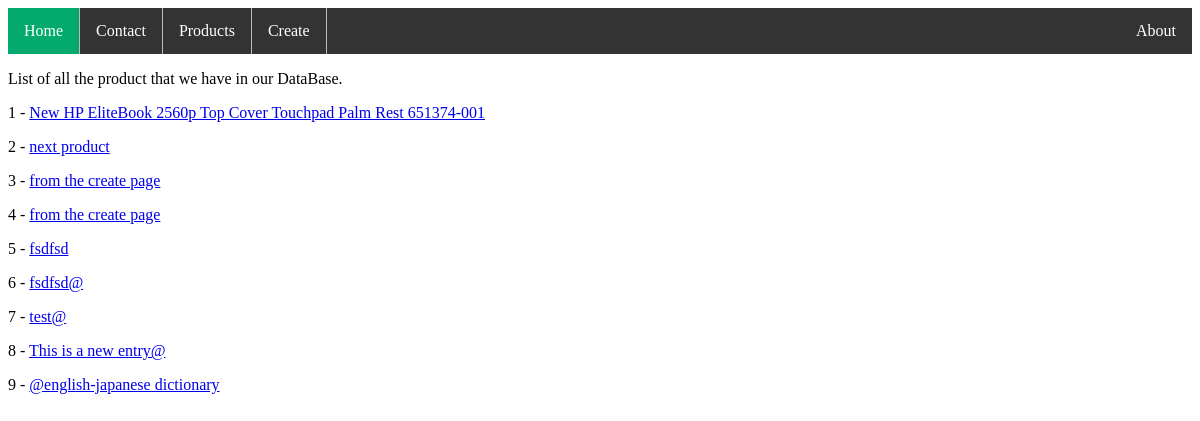
The app's page /product/ with its own data.
### products/models.py (models this page shows, shortened)
class Product(models.Model):
    title = models.CharField(max_length=120)
    price = models.DecimalField(decimal_places=2,max_digits=100)
    description = models.TextField(blank=True, null=True)
    summary = models.TextField(default='This is cool!')

### products/views.py (the view)
# urls.py: path('product/', product_list_view),
def product_list_view(request):
    queryset = Product.objects.all()
    context = {
        'object_list' : queryset
    }
    return render(request, 'products/product_list.html', context)

### products/templates/products/product_list.html
{% extends 'base.html' %}
{% block content %}
<p>List of all the product that we have in our DataBase.</p>
<p>
{% for instance in object_list %}
    <p>{{instance.id }} - <a href='/products/{{ instance.id }}'> {{ instance.title }}</a></p>
{% endfor %}
{% endblock %}

### templates/base.html (shortened to what this page needs)
<!DOCTYPE html>
<html>
<head>
</head>
<body>
  {% include 'navbar.html' %}
{% block content %}{% endblock content %}
</body>
</html>

### templates/navbar.html (shortened to what this page needs)
<html>
<head>
</head>
<body>
<ul class="navbar">
  <li class="navbar-li"><a class="active" href="/">Home</a></li>
  <li class="navbar-li"><a href="/contact/">Contact</a></li>
  <li class="navbar-li"><a href="/product/">Products</a></li>
  <li class="navbar-li"><a href="/create/">Create</a></li>
  <li class="navbar-li"><a href="/about/">About</a></li>
</ul>
</body>
</html>

### templates/navbar.html (style rules this page uses)
.navbar { list-style-type: none; margin: 0 auto; padding: 0; overflow : auto; background-color : #333; }
.navbar-li { float: left; border-right: 1px solid #bbb; }
.navbar-li:last-child { border-right: none; float: right; }
li a { display: block; color : white; text-align: center; padding: 14px 16px; text-decoration: none; }
.active { background-color: #04AA6D; }

### records on screen
Product: id "1", title "New HP EliteBook 2560p Top Cover Touchpad Palm Rest 651374-001"
Product: id "2", title "next product"
Product: id "3", title "from the create page"
Product: id "4", title "from the create page"
Product: id "5", title "fsdfsd"
Product: id "6", title "fsdfsd@"
Product: id "7", title "test@"
Product: id "8", title "This is a new entry@"
Product: id "9", title "@english-japanese dictionary"
